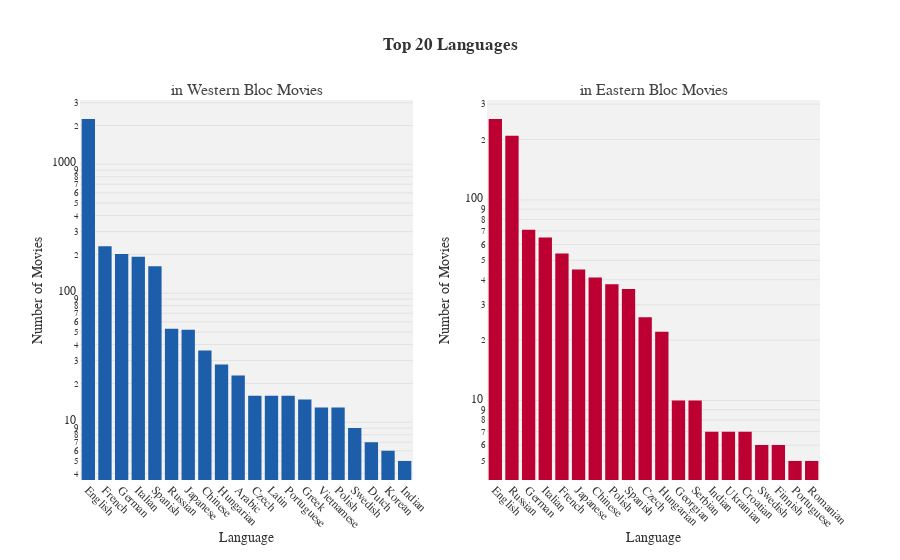

Notebook source saved alongside this figure:
### Markdown cell above
When we delve deeper into the language distribution for each bloc, the trend of English dominance remains consistent, even within films produced by Eastern bloc countries. This is a striking observation, as it highlights the reach of US cultural influence, which managed to penetrate even the closed-off environments of Eastern bloc cinema. The widespread use of English in the Eastern bloc suggests that the USA made important efforts to spread its cultural ideals, creating an undeniable link between language and political influence.

### Code cell
plot_top_lang_per_side(preprocess_movies, 20)

### Figure 1 — Plotly figure (JSON) as saved in the notebook; plotly's stock layout.template omitted (floating-point values rounded to 4 significant figures)
{"data": [{"hovertemplate": "%{x}: %{y}<extra></extra>", "marker": {"color": "#1C5EA9"}, "type": "bar", "x": ["English", "French", "German", "Italian", "Spanish", "Russian", "Japanese", "Chinese", "Hungarian", "Arabic", "Czech", "Latin", "Portuguese", "Greek", "Vietnamese", "Polish", "Swedish", "Dutch", "Korean", "Indian"], "xaxis": "x", "y": [2243, 231, 201, 192, 162, 53, 52, 36, 28, 23, 16, 16, 16, 15, 13, 13, 9, 7, 6, 5, 5, 5, 5, 4, 4, 3, 2, 2, 2, 2, 2, 2, 2, 1, 1, 1, 1, 1, 1, 1, 1, 1, 1], "yaxis": "y"}, {"hovertemplate": "%{x}: %{y}<extra></extra>", "marker": {"color": "#BD0032"}, "type": "bar", "x": ["English", "Russian", "German", "Italian", "French", "Japanese", "Chinese", "Polish", "Spanish", "Czech", "Hungarian", "Georgian", "Serbian", "Indian", "Ukrainian", "Croatian", "Swedish", "Finnish", "Portuguese", "Romanian"], "xaxis": "x2", "y": [253, 209, 71, 65, 54, 45, 41, 38, 36, 26, 22, 10, 10, 7, 7, 7, 6, 6, 5, 5, 5, 5, 4, 4, 4, 4, 3, 3, 3, 2, 2, 2, 2, 2, 1, 1, 1, 1, 1, 1, 1, 1], "yaxis": "y2"}], "layout": {"annotations": [{"font": {"size": 16}, "showarrow": false, "text": "in Western Bloc Movies", "x": 0.225, "xanchor": "center", "xref": "paper", "y": 1, "yanchor": "bottom", "yref": "paper"}, {"font": {"size": 16}, "showarrow": false, "text": "in Eastern Bloc Movies", "x": 0.775, "xanchor": "center", "xref": "paper", "y": 1, "yanchor": "bottom", "yref": "paper"}], "plot_bgcolor": "#F2F2F2", "showlegend": false, "title": {"font": {"weight": "bold"}, "text": "Top 20 Languages", "x": 0.5}, "xaxis": {"anchor": "y", "domain": [0, 0.45], "tickangle": 45, "title": {"text": "Language"}}, "xaxis2": {"anchor": "y2", "domain": [0.55, 1], "tickangle": 45, "title": {"text": "Language"}}, "yaxis": {"anchor": "x", "domain": [0, 1], "title": {"text": "Number of Movies"}, "type": "log"}, "yaxis2": {"anchor": "x2", "domain": [0, 1], "title": {"text": "Number of Movies"}, "type": "log"}}}
